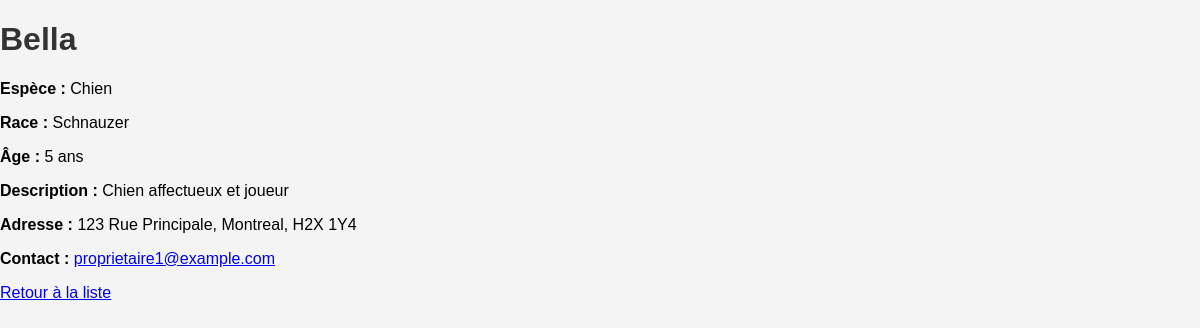
Page /animal/1 on the committed database.
### tables this page shows
CREATE TABLE animals (
    id INTEGER PRIMARY KEY AUTOINCREMENT,
    nom TEXT NOT NULL,
    espece TEXT NOT NULL,
    race TEXT NOT NULL,
    age INTEGER NOT NULL,
    description TEXT NOT NULL,
    courriel TEXT NOT NULL,
    adresse TEXT NOT NULL,
    ville TEXT NOT NULL,
    cp TEXT NOT NULL
);

### app.py (the view)
@app.route('/animal/<int:id>')
def animal(id):
    conn = get_db_connection()
    animal = conn.execute('SELECT * FROM animals WHERE id = ?', (id,)).fetchone()
    conn.close()
    return render_template('animal.html', animal=animal)

### app.py (called while the page is built)
def get_db_connection():
    conn = sqlite3.connect('database.db')
    conn.row_factory = sqlite3.Row
    return conn

### templates/animal.html (shortened to what this page needs)
<!DOCTYPE html>
<html lang="fr">
<head>
    <link rel="stylesheet" href="{{ url_for('static', filename='css/styles.css') }}">
</head>
<body>
    <h1>{{ animal['nom'] }}</h1>
    <p><strong>Espèce :</strong> {{ animal['espece'] }}</p>
    <p><strong>Race :</strong> {{ animal['race'] }}</p>
    <p><strong>Âge :</strong> {{ animal['age'] }} ans</p>
    <p><strong>Description :</strong> {{ animal['description'] }}</p>
    <p><strong>Adresse :</strong> {{ animal['adresse'] }}, {{ animal['ville'] }}, {{ animal['cp'] }}</p>
    <p><strong>Contact :</strong> <a href="mailto:{{ animal['courriel'] }}">{{ animal['courriel'] }}</a></p>
    <a href="{{ url_for('index') }}">Retour à la liste</a>
</body>
</html>

### static/css/styles.css (style rules this page uses)
body { font-family: Arial, sans-serif; background-color: #f4f4f4; margin: 0; padding: 0; }
h1, h2 { color: #333; }

### rows in the picture
animals: nom "Bella", espece "Chien", race "Schnauzer", age "5", description "Chien affectueux et joueur", adresse "123 Rue Principale", ville "Montreal", cp "H2X 1Y4", courriel "proprietaire1@example.com"
